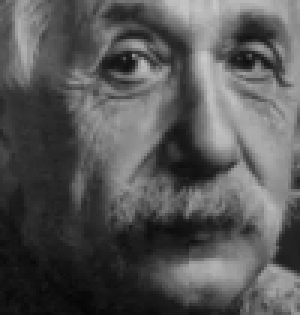
#> input picture teste/output_face.png, 100 x 105 px (shown 3 times larger)
$ python images.py
#> lines starting #> are read from the running program, lines starting #| are printed output that depends on the picture
import numpy as np
import matplotlib.pyplot as plt
from scipy.fftpack import dct, idct
from PIL import Image

# Função para aplicar DCT 2D
def apply_dct(image):
    return dct(dct(image.T, norm='ortho').T, norm='ortho')
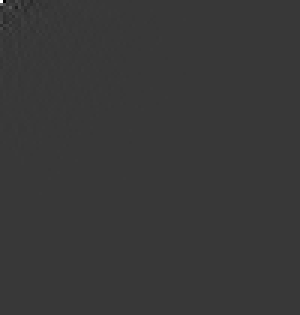
#> returned value: shape (105, 100) float64 (shown 3 times larger); min -2511.6, max 8824.3, mean 0.9; drawn with min black and max white

# Função para realizar a CIE
def critical_information_extraction(dct_image, reduction_factor=0.25):
#> called with reduction_factor = 0.25
    rows, cols = dct_image.shape
#> rows = 105; cols = 100
    crow, ccol = int(rows * reduction_factor), int(cols * reduction_factor)
#> crow = 26; ccol = 25
    cie_image = np.zeros_like(dct_image)
    cie_image[:crow, :ccol] = dct_image[:crow, :ccol]
    return cie_image

# Função para aplicar IDCT 2D
def apply_idct(dct_image):
    return idct(idct(dct_image.T, norm='ortho').T, norm='ortho')
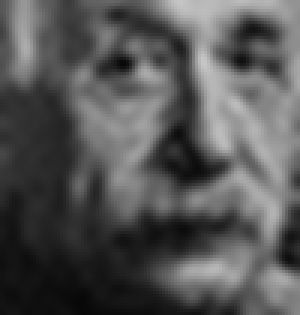
#> returned value: shape (105, 100) float64 (shown 3 times larger); min 7.56, max 198.6, mean 86.1

# Carregar a imagem e converter para escala de cinza
image_path = './teste/output_face.png'
image = Image.open(image_path).convert('L')
image = np.array(image)

# Aplicar DCT
dct_image = apply_dct(image)

# Aplicar CIE com γ = 0.25
gamma = 0.25
cie_image = critical_information_extraction(dct_image, gamma)

# Aplicar IDCT para reconverter para o domínio espacial
reconstructed_image = apply_idct(cie_image)

# Exibir a imagem original
plt.figure()
plt.imshow(image, cmap='gray')
plt.title('Imagem Original')
plt.axis('off')
plt.show()

# Exibir a imagem após DCT
plt.figure()
plt.imshow(np.log1p(np.abs(dct_image)), cmap='gray')
plt.title('Imagem após DCT')
plt.axis('off')
plt.show()
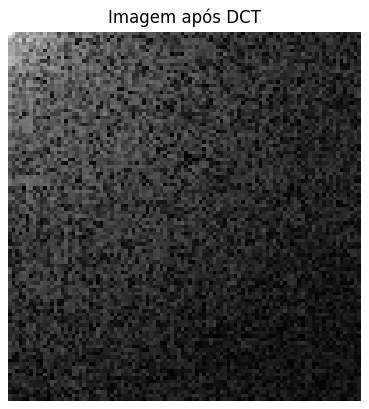
#> figure drawn by matplotlib, 1 panel

# Exibir a imagem após CIE
plt.figure()
plt.imshow(np.log1p(np.abs(cie_image)), cmap='gray')
plt.title('Imagem após CIE')
plt.axis('off')
plt.show()
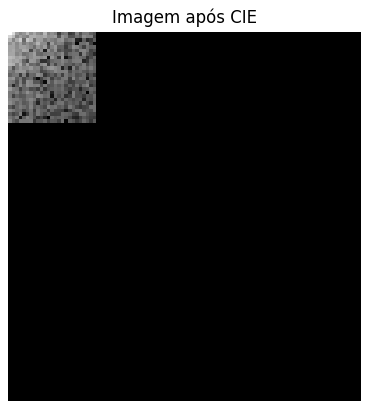
#> figure drawn by matplotlib, 1 panel

# Exibir a imagem reconstruída após IDCT
plt.figure()
plt.imshow(reconstructed_image, cmap='gray')
plt.title('Imagem Reconstruída após IDCT')
plt.axis('off')
plt.show()
